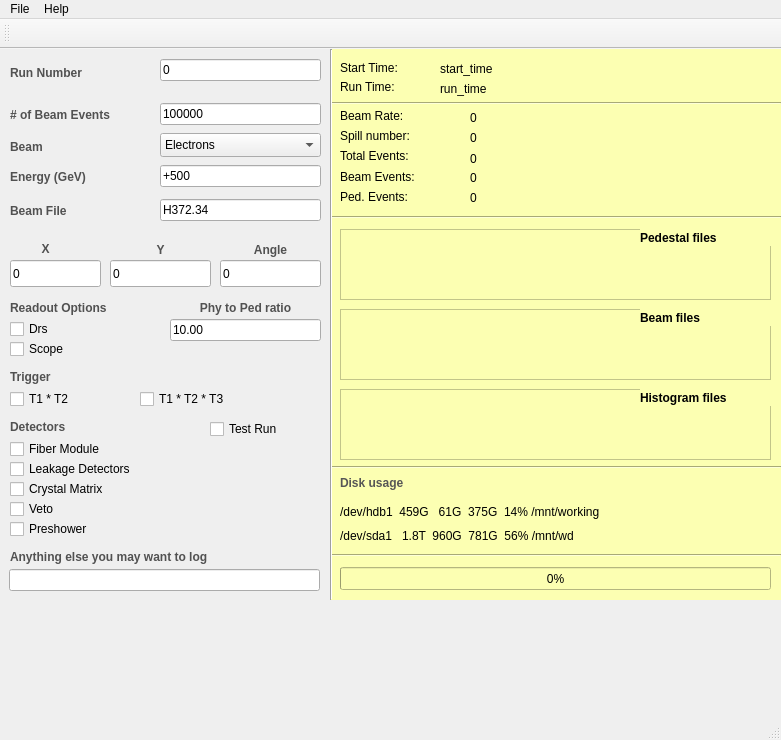
<?xml version="1.0" encoding="UTF-8"?>
<ui version="4.0">
 <class>DaqControlInterface</class>
 <widget class="QMainWindow" name="DaqControlInterface">
  <property name="geometry">
   <rect>
    <x>0</x>
    <y>0</y>
    <width>781</width>
    <height>740</height>
   </rect>
  </property>
  <property name="sizePolicy">
   <sizepolicy hsizetype="Fixed" vsizetype="Fixed">
    <horstretch>0</horstretch>
    <verstretch>0</verstretch>
   </sizepolicy>
  </property>
  <property name="minimumSize">
   <size>
    <width>0</width>
    <height>30</height>
   </size>
  </property>
  <property name="windowTitle">
   <string>DAQ Control Interface</string>
  </property>
  <property name="dockOptions">
   <set>QMainWindow::AllowTabbedDocks|QMainWindow::AnimatedDocks</set>
  </property>
  <widget class="QWidget" name="centralWidget">
   <widget class="QLabel" name="label">
    <property name="geometry">
     <rect>
      <x>10</x>
      <y>14</y>
      <width>91</width>
      <height>20</height>
     </rect>
    </property>
    <property name="font">
     <font>
      <weight>75</weight>
      <bold>true</bold>
     </font>
    </property>
    <property name="styleSheet">
     <string notr="true">color: rgb(81, 81, 81);</string>
    </property>
    <property name="text">
     <string>Run Number</string>
    </property>
   </widget>
   <widget class="QLineEdit" name="runNumber">
    <property name="geometry">
     <rect>
      <x>160</x>
      <y>10</y>
      <width>161</width>
      <height>22</height>
     </rect>
    </property>
    <property name="text">
     <string>0</string>
    </property>
    <property name="readOnly">
     <bool>true</bool>
    </property>
   </widget>
   <widget class="QLabel" name="label_3">
    <property name="geometry">
     <rect>
      <x>10</x>
      <y>58</y>
      <width>121</width>
      <height>16</height>
     </rect>
    </property>
    <property name="font">
     <font>
      <weight>75</weight>
      <bold>true</bold>
     </font>
    </property>
    <property name="styleSheet">
     <string notr="true">color: rgb(81, 81, 81);</string>
    </property>
    <property name="text">
     <string># of Beam Events</string>
    </property>
   </widget>
   <widget class="QLabel" name="label_4">
    <property name="geometry">
     <rect>
      <x>10</x>
      <y>90</y>
      <width>121</width>
      <height>16</height>
     </rect>
    </property>
    <property name="font">
     <font>
      <weight>75</weight>
      <bold>true</bold>
     </font>
    </property>
    <property name="styleSheet">
     <string notr="true">color: rgb(81, 81, 81);</string>
    </property>
    <property name="text">
     <string>Beam</string>
    </property>
   </widget>
   <widget class="QLabel" name="label_5">
    <property name="geometry">
     <rect>
      <x>10</x>
      <y>120</y>
      <width>121</width>
      <height>16</height>
     </rect>
    </property>
    <property name="font">
     <font>
      <weight>75</weight>
      <bold>true</bold>
     </font>
    </property>
    <property name="styleSheet">
     <string notr="true">color: rgb(81, 81, 81);</string>
    </property>
    <property name="text">
     <string>Energy (GeV)</string>
    </property>
   </widget>
   <widget class="QLabel" name="label_6">
    <property name="geometry">
     <rect>
      <x>10</x>
      <y>500</y>
      <width>321</width>
      <height>16</height>
     </rect>
    </property>
    <property name="font">
     <font>
      <weight>75</weight>
      <bold>true</bold>
     </font>
    </property>
    <property name="styleSheet">
     <string notr="true">color: rgb(81, 81, 81);</string>
    </property>
    <property name="text">
     <string>Anything else you may want to log</string>
    </property>
   </widget>
   <widget class="QLabel" name="label_7">
    <property name="geometry">
     <rect>
      <x>10</x>
      <y>251</y>
      <width>121</width>
      <height>16</height>
     </rect>
    </property>
    <property name="font">
     <font>
      <weight>75</weight>
      <bold>true</bold>
     </font>
    </property>
    <property name="styleSheet">
     <string notr="true">color: rgb(81, 81, 81);</string>
    </property>
    <property name="text">
     <string>Readout Options</string>
    </property>
   </widget>
   <widget class="QCheckBox" name="checkDrs">
    <property name="geometry">
     <rect>
      <x>10</x>
      <y>270</y>
      <width>141</width>
      <height>20</height>
     </rect>
    </property>
    <property name="text">
     <string>Drs</string>
    </property>
   </widget>
   <widget class="QCheckBox" name="checkScope">
    <property name="geometry">
     <rect>
      <x>10</x>
      <y>290</y>
      <width>141</width>
      <height>20</height>
     </rect>
    </property>
    <property name="text">
     <string>Scope</string>
    </property>
   </widget>
   <widget class="QLineEdit" name="maxEvents">
    <property name="geometry">
     <rect>
      <x>160</x>
      <y>54</y>
      <width>161</width>
      <height>22</height>
     </rect>
    </property>
    <property name="text">
     <string>100000</string>
    </property>
    <property name="alignment">
     <set>Qt::AlignLeading|Qt::AlignLeft|Qt::AlignVCenter</set>
    </property>
    <property name="readOnly">
     <bool>false</bool>
    </property>
   </widget>
   <widget class="QLineEdit" name="energy">
    <property name="geometry">
     <rect>
      <x>160</x>
      <y>116</y>
      <width>161</width>
      <height>22</height>
     </rect>
    </property>
    <property name="sizePolicy">
     <sizepolicy hsizetype="Expanding" vsizetype="Expanding">
      <horstretch>0</horstretch>
      <verstretch>0</verstretch>
     </sizepolicy>
    </property>
    <property name="text">
     <string>+500</string>
    </property>
    <property name="alignment">
     <set>Qt::AlignLeading|Qt::AlignLeft|Qt::AlignVCenter</set>
    </property>
    <property name="readOnly">
     <bool>false</bool>
    </property>
   </widget>
   <widget class="QLineEdit" name="detectors">
    <property name="geometry">
     <rect>
      <x>9</x>
      <y>520</y>
      <width>311</width>
      <height>22</height>
     </rect>
    </property>
    <property name="styleSheet">
     <string notr="true"/>
    </property>
    <property name="text">
     <string/>
    </property>
    <property name="readOnly">
     <bool>false</bool>
    </property>
   </widget>
   <widget class="QComboBox" name="comboBox">
    <property name="geometry">
     <rect>
      <x>160</x>
      <y>84</y>
      <width>161</width>
      <height>24</height>
     </rect>
    </property>
    <property name="autoFillBackground">
     <bool>false</bool>
    </property>
    <item>
     <property name="text">
      <string>Electrons</string>
     </property>
    </item>
    <item>
     <property name="text">
      <string>Muons</string>
     </property>
    </item>
    <item>
     <property name="text">
      <string>Pions</string>
     </property>
    </item>
    <item>
     <property name="text">
      <string>Kaons</string>
     </property>
    </item>
    <item>
     <property name="text">
      <string>Protons</string>
     </property>
    </item>
   </widget>
   <widget class="QWidget" name="widget" native="true">
    <property name="geometry">
     <rect>
      <x>330</x>
      <y>0</y>
      <width>451</width>
      <height>551</height>
     </rect>
    </property>
    <property name="styleSheet">
     <string notr="true">background-color: rgb(252, 255, 178);</string>
    </property>
    <widget class="QProgressBar" name="progressBar">
     <property name="geometry">
      <rect>
       <x>10</x>
       <y>518</y>
       <width>431</width>
       <height>23</height>
      </rect>
     </property>
     <property name="value">
      <number>0</number>
     </property>
    </widget>
    <widget class="QLabel" name="nPedestals">
     <property name="geometry">
      <rect>
       <x>140</x>
       <y>139</y>
       <width>301</width>
       <height>20</height>
      </rect>
     </property>
     <property name="text">
      <string>0</string>
     </property>
     <property name="alignment">
      <set>Qt::AlignLeading|Qt::AlignLeft|Qt::AlignVCenter</set>
     </property>
    </widget>
    <widget class="QLabel" name="label_8">
     <property name="geometry">
      <rect>
       <x>10</x>
       <y>99</y>
       <width>101</width>
       <height>16</height>
      </rect>
     </property>
     <property name="text">
      <string>Total Events:</string>
     </property>
    </widget>
    <widget class="QLabel" name="nPhys">
     <property name="geometry">
      <rect>
       <x>140</x>
       <y>119</y>
       <width>301</width>
       <height>20</height>
      </rect>
     </property>
     <property name="text">
      <string>0</string>
     </property>
     <property name="alignment">
      <set>Qt::AlignLeading|Qt::AlignLeft|Qt::AlignVCenter</set>
     </property>
    </widget>
    <widget class="QLabel" name="label_10">
     <property name="geometry">
      <rect>
       <x>10</x>
       <y>139</y>
       <width>101</width>
       <height>17</height>
      </rect>
     </property>
     <property name="text">
      <string>Ped. Events:</string>
     </property>
    </widget>
    <widget class="QLabel" name="label_2">
     <property name="geometry">
      <rect>
       <x>10</x>
       <y>79</y>
       <width>101</width>
       <height>16</height>
      </rect>
     </property>
     <property name="text">
      <string>Spill number:</string>
     </property>
    </widget>
    <widget class="QLabel" name="nSpill">
     <property name="geometry">
      <rect>
       <x>140</x>
       <y>79</y>
       <width>301</width>
       <height>20</height>
      </rect>
     </property>
     <property name="text">
      <string>0</string>
     </property>
     <property name="alignment">
      <set>Qt::AlignLeading|Qt::AlignLeft|Qt::AlignVCenter</set>
     </property>
    </widget>
    <widget class="QLabel" name="nEvents">
     <property name="geometry">
      <rect>
       <x>140</x>
       <y>100</y>
       <width>301</width>
       <height>20</height>
      </rect>
     </property>
     <property name="text">
      <string>0</string>
     </property>
     <property name="alignment">
      <set>Qt::AlignLeading|Qt::AlignLeft|Qt::AlignVCenter</set>
     </property>
    </widget>
    <widget class="QLabel" name="label_9">
     <property name="geometry">
      <rect>
       <x>10</x>
       <y>120</y>
       <width>101</width>
       <height>16</height>
      </rect>
     </property>
     <property name="text">
      <string>Beam Events:</string>
     </property>
    </widget>
    <widget class="QLabel" name="label_17">
     <property name="geometry">
      <rect>
       <x>10</x>
       <y>59</y>
       <width>101</width>
       <height>16</height>
      </rect>
     </property>
     <property name="text">
      <string>Beam Rate:</string>
     </property>
    </widget>
    <widget class="QLabel" name="evRate">
     <property name="geometry">
      <rect>
       <x>140</x>
       <y>59</y>
       <width>301</width>
       <height>20</height>
      </rect>
     </property>
     <property name="text">
      <string>0</string>
     </property>
     <property name="alignment">
      <set>Qt::AlignLeading|Qt::AlignLeft|Qt::AlignVCenter</set>
     </property>
    </widget>
    <widget class="QLabel" name="label_16">
     <property name="geometry">
      <rect>
       <x>10</x>
       <y>30</y>
       <width>101</width>
       <height>16</height>
      </rect>
     </property>
     <property name="text">
      <string>Run Time:</string>
     </property>
    </widget>
    <widget class="QLabel" name="label_15">
     <property name="geometry">
      <rect>
       <x>10</x>
       <y>11</y>
       <width>101</width>
       <height>16</height>
      </rect>
     </property>
     <property name="text">
      <string>Start Time:</string>
     </property>
    </widget>
    <widget class="QLabel" name="runTm">
     <property name="geometry">
      <rect>
       <x>110</x>
       <y>30</y>
       <width>201</width>
       <height>20</height>
      </rect>
     </property>
     <property name="text">
      <string>run_time</string>
     </property>
     <property name="alignment">
      <set>Qt::AlignLeading|Qt::AlignLeft|Qt::AlignVCenter</set>
     </property>
    </widget>
    <widget class="QLabel" name="startTm">
     <property name="geometry">
      <rect>
       <x>110</x>
       <y>10</y>
       <width>231</width>
       <height>20</height>
      </rect>
     </property>
     <property name="text">
      <string>start_time</string>
     </property>
     <property name="alignment">
      <set>Qt::AlignLeading|Qt::AlignLeft|Qt::AlignVCenter</set>
     </property>
    </widget>
    <widget class="Line" name="line_2">
     <property name="geometry">
      <rect>
       <x>0</x>
       <y>160</y>
       <width>451</width>
       <height>16</height>
      </rect>
     </property>
     <property name="orientation">
      <enum>Qt::Horizontal</enum>
     </property>
    </widget>
    <widget class="Line" name="line_3">
     <property name="geometry">
      <rect>
       <x>0</x>
       <y>52</y>
       <width>451</width>
       <height>4</height>
      </rect>
     </property>
     <property name="orientation">
      <enum>Qt::Horizontal</enum>
     </property>
    </widget>
    <widget class="Line" name="line_4">
     <property name="geometry">
      <rect>
       <x>0</x>
       <y>410</y>
       <width>451</width>
       <height>16</height>
      </rect>
     </property>
     <property name="orientation">
      <enum>Qt::Horizontal</enum>
     </property>
    </widget>
    <widget class="QLabel" name="label_24">
     <property name="geometry">
      <rect>
       <x>10</x>
       <y>451</y>
       <width>431</width>
       <height>23</height>
      </rect>
     </property>
     <property name="text">
      <string>/dev/hdb1  459G   61G  375G  14% /mnt/working</string>
     </property>
    </widget>
    <widget class="QLabel" name="label_25">
     <property name="geometry">
      <rect>
       <x>10</x>
       <y>475</y>
       <width>431</width>
       <height>23</height>
      </rect>
     </property>
     <property name="text">
      <string>/dev/sda1   1.8T  960G  781G  56% /mnt/wd</string>
     </property>
    </widget>
    <widget class="QLabel" name="label_29">
     <property name="geometry">
      <rect>
       <x>10</x>
       <y>425</y>
       <width>111</width>
       <height>17</height>
      </rect>
     </property>
     <property name="font">
      <font>
       <weight>75</weight>
       <bold>true</bold>
      </font>
     </property>
     <property name="styleSheet">
      <string notr="true">color: rgb(86, 86, 86);</string>
     </property>
     <property name="text">
      <string>Disk usage</string>
     </property>
    </widget>
    <widget class="Line" name="line_5">
     <property name="geometry">
      <rect>
       <x>0</x>
       <y>498</y>
       <width>451</width>
       <height>16</height>
      </rect>
     </property>
     <property name="orientation">
      <enum>Qt::Horizontal</enum>
     </property>
    </widget>
    <widget class="QListWidget" name="listWidget">
     <property name="geometry">
      <rect>
       <x>10</x>
       <y>180</y>
       <width>431</width>
       <height>71</height>
      </rect>
     </property>
    </widget>
    <widget class="QListWidget" name="listWidget_2">
     <property name="geometry">
      <rect>
       <x>10</x>
       <y>260</y>
       <width>431</width>
       <height>71</height>
      </rect>
     </property>
    </widget>
    <widget class="QLabel" name="label_18">
     <property name="geometry">
      <rect>
       <x>310</x>
       <y>180</y>
       <width>131</width>
       <height>17</height>
      </rect>
     </property>
     <property name="font">
      <font>
       <weight>75</weight>
       <bold>true</bold>
      </font>
     </property>
     <property name="text">
      <string>Pedestal files</string>
     </property>
    </widget>
    <widget class="QLabel" name="label_19">
     <property name="geometry">
      <rect>
       <x>310</x>
       <y>260</y>
       <width>131</width>
       <height>17</height>
      </rect>
     </property>
     <property name="font">
      <font>
       <weight>75</weight>
       <bold>true</bold>
      </font>
     </property>
     <property name="text">
      <string>Beam files</string>
     </property>
    </widget>
    <widget class="QListWidget" name="listWidget_3">
     <property name="geometry">
      <rect>
       <x>10</x>
       <y>340</y>
       <width>431</width>
       <height>71</height>
      </rect>
     </property>
    </widget>
    <widget class="QLabel" name="label_23">
     <property name="geometry">
      <rect>
       <x>310</x>
       <y>340</y>
       <width>131</width>
       <height>17</height>
      </rect>
     </property>
     <property name="font">
      <font>
       <weight>75</weight>
       <bold>true</bold>
      </font>
     </property>
     <property name="text">
      <string>Histogram files</string>
     </property>
    </widget>
   </widget>
   <widget class="QLabel" name="label_11">
    <property name="geometry">
     <rect>
      <x>170</x>
      <y>251</y>
      <width>151</width>
      <height>16</height>
     </rect>
    </property>
    <property name="font">
     <font>
      <weight>75</weight>
      <bold>true</bold>
     </font>
    </property>
    <property name="layoutDirection">
     <enum>Qt::RightToLeft</enum>
    </property>
    <property name="styleSheet">
     <string notr="true">color: rgb(81, 81, 81);</string>
    </property>
    <property name="text">
     <string>Phy to Ped ratio</string>
    </property>
    <property name="alignment">
     <set>Qt::AlignCenter</set>
    </property>
   </widget>
   <widget class="QLineEdit" name="phy2ped">
    <property name="geometry">
     <rect>
      <x>170</x>
      <y>270</y>
      <width>151</width>
      <height>22</height>
     </rect>
    </property>
    <property name="sizePolicy">
     <sizepolicy hsizetype="Expanding" vsizetype="Expanding">
      <horstretch>0</horstretch>
      <verstretch>0</verstretch>
     </sizepolicy>
    </property>
    <property name="text">
     <string>10.00</string>
    </property>
    <property name="alignment">
     <set>Qt::AlignLeading|Qt::AlignLeft|Qt::AlignVCenter</set>
    </property>
    <property name="readOnly">
     <bool>true</bool>
    </property>
   </widget>
   <widget class="QLabel" name="label_12">
    <property name="geometry">
     <rect>
      <x>0</x>
      <y>191</y>
      <width>91</width>
      <height>17</height>
     </rect>
    </property>
    <property name="font">
     <font>
      <weight>75</weight>
      <bold>true</bold>
     </font>
    </property>
    <property name="styleSheet">
     <string notr="true">color: rgb(81, 81, 81);</string>
    </property>
    <property name="text">
     <string>X</string>
    </property>
    <property name="alignment">
     <set>Qt::AlignCenter</set>
    </property>
   </widget>
   <widget class="QLabel" name="label_13">
    <property name="geometry">
     <rect>
      <x>110</x>
      <y>191</y>
      <width>101</width>
      <height>20</height>
     </rect>
    </property>
    <property name="font">
     <font>
      <weight>75</weight>
      <bold>true</bold>
     </font>
    </property>
    <property name="styleSheet">
     <string notr="true">color: rgb(81, 81, 81);</string>
    </property>
    <property name="text">
     <string>Y</string>
    </property>
    <property name="alignment">
     <set>Qt::AlignCenter</set>
    </property>
   </widget>
   <widget class="QLabel" name="label_14">
    <property name="geometry">
     <rect>
      <x>220</x>
      <y>191</y>
      <width>101</width>
      <height>20</height>
     </rect>
    </property>
    <property name="font">
     <font>
      <weight>75</weight>
      <bold>true</bold>
     </font>
    </property>
    <property name="styleSheet">
     <string notr="true">color: rgb(81, 81, 81);</string>
    </property>
    <property name="text">
     <string>Angle</string>
    </property>
    <property name="alignment">
     <set>Qt::AlignCenter</set>
    </property>
   </widget>
   <widget class="QLineEdit" name="editX">
    <property name="geometry">
     <rect>
      <x>10</x>
      <y>211</y>
      <width>91</width>
      <height>27</height>
     </rect>
    </property>
    <property name="text">
     <string>0</string>
    </property>
   </widget>
   <widget class="QLineEdit" name="editY">
    <property name="geometry">
     <rect>
      <x>110</x>
      <y>211</y>
      <width>101</width>
      <height>27</height>
     </rect>
    </property>
    <property name="text">
     <string>0</string>
    </property>
   </widget>
   <widget class="QLineEdit" name="editAngle">
    <property name="geometry">
     <rect>
      <x>220</x>
      <y>211</y>
      <width>101</width>
      <height>27</height>
     </rect>
    </property>
    <property name="text">
     <string>0</string>
    </property>
   </widget>
   <widget class="Line" name="line">
    <property name="geometry">
     <rect>
      <x>321</x>
      <y>0</y>
      <width>20</width>
      <height>551</height>
     </rect>
    </property>
    <property name="orientation">
     <enum>Qt::Vertical</enum>
    </property>
   </widget>
   <widget class="QLineEdit" name="beam_file">
    <property name="geometry">
     <rect>
      <x>160</x>
      <y>150</y>
      <width>161</width>
      <height>22</height>
     </rect>
    </property>
    <property name="sizePolicy">
     <sizepolicy hsizetype="Expanding" vsizetype="Expanding">
      <horstretch>0</horstretch>
      <verstretch>0</verstretch>
     </sizepolicy>
    </property>
    <property name="text">
     <string>H372.34</string>
    </property>
    <property name="alignment">
     <set>Qt::AlignLeading|Qt::AlignLeft|Qt::AlignVCenter</set>
    </property>
    <property name="readOnly">
     <bool>false</bool>
    </property>
   </widget>
   <widget class="QLabel" name="label_20">
    <property name="geometry">
     <rect>
      <x>10</x>
      <y>154</y>
      <width>121</width>
      <height>16</height>
     </rect>
    </property>
    <property name="font">
     <font>
      <weight>75</weight>
      <bold>true</bold>
     </font>
    </property>
    <property name="styleSheet">
     <string notr="true">color: rgb(81, 81, 81);</string>
    </property>
    <property name="text">
     <string>Beam File</string>
    </property>
   </widget>
   <widget class="QCheckBox" name="checkFiberM">
    <property name="geometry">
     <rect>
      <x>10</x>
      <y>390</y>
      <width>141</width>
      <height>20</height>
     </rect>
    </property>
    <property name="text">
     <string>Fiber Module</string>
    </property>
   </widget>
   <widget class="QCheckBox" name="checkLeakD">
    <property name="geometry">
     <rect>
      <x>10</x>
      <y>410</y>
      <width>141</width>
      <height>20</height>
     </rect>
    </property>
    <property name="text">
     <string>Leakage Detectors</string>
    </property>
   </widget>
   <widget class="QCheckBox" name="checkMatrix">
    <property name="geometry">
     <rect>
      <x>10</x>
      <y>430</y>
      <width>141</width>
      <height>20</height>
     </rect>
    </property>
    <property name="text">
     <string>Crystal Matrix</string>
    </property>
   </widget>
   <widget class="QCheckBox" name="checkVeto">
    <property name="geometry">
     <rect>
      <x>10</x>
      <y>450</y>
      <width>141</width>
      <height>20</height>
     </rect>
    </property>
    <property name="text">
     <string>Veto</string>
    </property>
   </widget>
   <widget class="QCheckBox" name="checkPreshow">
    <property name="geometry">
     <rect>
      <x>10</x>
      <y>470</y>
      <width>141</width>
      <height>20</height>
     </rect>
    </property>
    <property name="text">
     <string>Preshower</string>
    </property>
   </widget>
   <widget class="QCheckBox" name="checkTestRun">
    <property name="geometry">
     <rect>
      <x>210</x>
      <y>370</y>
      <width>111</width>
      <height>20</height>
     </rect>
    </property>
    <property name="text">
     <string>Test Run</string>
    </property>
   </widget>
   <widget class="QLabel" name="label_21">
    <property name="geometry">
     <rect>
      <x>10</x>
      <y>370</y>
      <width>181</width>
      <height>16</height>
     </rect>
    </property>
    <property name="font">
     <font>
      <weight>75</weight>
      <bold>true</bold>
     </font>
    </property>
    <property name="styleSheet">
     <string notr="true">color: rgb(81, 81, 81);</string>
    </property>
    <property name="text">
     <string>Detectors</string>
    </property>
   </widget>
   <widget class="QLabel" name="label_22">
    <property name="geometry">
     <rect>
      <x>10</x>
      <y>320</y>
      <width>181</width>
      <height>16</height>
     </rect>
    </property>
    <property name="font">
     <font>
      <weight>75</weight>
      <bold>true</bold>
     </font>
    </property>
    <property name="styleSheet">
     <string notr="true">color: rgb(81, 81, 81);</string>
    </property>
    <property name="text">
     <string>Trigger</string>
    </property>
   </widget>
   <widget class="QCheckBox" name="T1_and_T2">
    <property name="geometry">
     <rect>
      <x>10</x>
      <y>340</y>
      <width>81</width>
      <height>20</height>
     </rect>
    </property>
    <property name="text">
     <string>T1 * T2</string>
    </property>
    <attribute name="buttonGroup">
     <string notr="true">buttonGroup</string>
    </attribute>
   </widget>
   <widget class="QCheckBox" name="T1_and_T2_and_T3">
    <property name="geometry">
     <rect>
      <x>140</x>
      <y>340</y>
      <width>171</width>
      <height>20</height>
     </rect>
    </property>
    <property name="text">
     <string>T1 * T2 * T3</string>
    </property>
    <attribute name="buttonGroup">
     <string notr="true">buttonGroup</string>
    </attribute>
   </widget>
  </widget>
  <widget class="QStatusBar" name="statusBar">
   <property name="styleSheet">
    <string notr="true">background-color: rgb(255, 80	, 80);</string>
   </property>
  </widget>
  <widget class="QToolBar" name="toolBar">
   <property name="minimumSize">
    <size>
     <width>0</width>
     <height>30</height>
    </size>
   </property>
   <property name="windowTitle">
    <string>toolBar</string>
   </property>
   <property name="autoFillBackground">
    <bool>true</bool>
   </property>
   <property name="styleSheet">
    <string notr="true"/>
   </property>
   <attribute name="toolBarArea">
    <enum>TopToolBarArea</enum>
   </attribute>
   <attribute name="toolBarBreak">
    <bool>false</bool>
   </attribute>
  </widget>
  <widget class="QMenuBar" name="menuBar">
   <property name="geometry">
    <rect>
     <x>0</x>
     <y>0</y>
     <width>781</width>
     <height>23</height>
    </rect>
   </property>
   <widget class="QMenu" name="menuHelp">
    <property name="title">
     <string>File</string>
    </property>
    <addaction name="actionStart"/>
    <addaction name="actionClean"/>
    <addaction name="separator"/>
    <addaction name="actionViewLog"/>
    <addaction name="actionPreferences"/>
    <addaction name="separator"/>
    <addaction name="actionExit"/>
   </widget>
   <widget class="QMenu" name="menuHelp_2">
    <property name="title">
     <string>Help</string>
    </property>
    <addaction name="actionAbout"/>
   </widget>
   <addaction name="menuHelp"/>
   <addaction name="menuHelp_2"/>
  </widget>
  <action name="actionAbout">
   <property name="text">
    <string>About</string>
   </property>
   <property name="shortcut">
    <string>F2</string>
   </property>
  </action>
  <action name="actionStart">
   <property name="text">
    <string>Start</string>
   </property>
   <property name="shortcut">
    <string>Ctrl+S</string>
   </property>
  </action>
  <action name="actionClean">
   <property name="text">
    <string>CleanUp</string>
   </property>
   <property name="shortcut">
    <string>Ctrl+C</string>
   </property>
  </action>
  <action name="actionViewLog">
   <property name="text">
    <string>View Log</string>
   </property>
   <property name="shortcut">
    <string>Ctrl+L</string>
   </property>
  </action>
  <action name="actionPreferences">
   <property name="text">
    <string>Preferences</string>
   </property>
   <property name="shortcut">
    <string>Ctrl+P</string>
   </property>
  </action>
  <action name="actionExit">
   <property name="text">
    <string>Exit</string>
   </property>
   <property name="shortcut">
    <string>Ctrl+Q</string>
   </property>
  </action>
  <action name="actionHelp">
   <property name="text">
    <string>Help</string>
   </property>
   <property name="shortcut">
    <string>F1</string>
   </property>
  </action>
 </widget>
 <layoutdefault spacing="6" margin="11"/>
 <resources/>
 <connections/>
 <buttongroups>
  <buttongroup name="buttonGroup"/>
 </buttongroups>
</ui>
